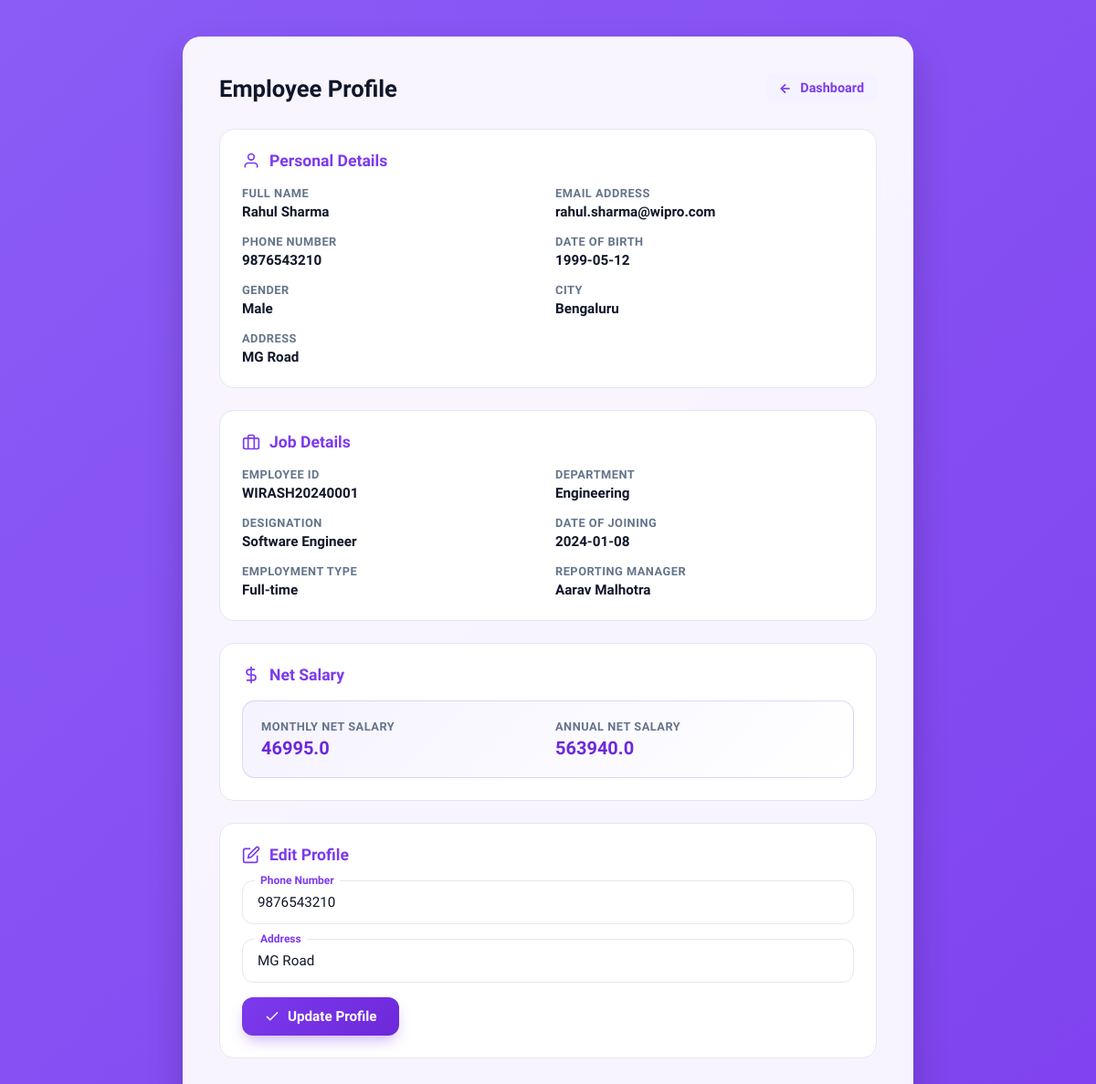
The page /profile/WIRASH20240001 on the database its author committed.
### app.py (models this page shows)
class User(db.Model):
    id = db.Column(db.Integer, primary_key=True)
    company_name = db.Column(db.String(100), nullable=False)
    employee_id = db.Column(db.String(50), nullable=False, unique=True)
    name = db.Column(db.String(100), nullable=False)
    email = db.Column(db.String(120), nullable=False, unique=True)
    phone = db.Column(db.String(20), nullable=False)
    role = db.Column(db.String(20), nullable=False)  # employee / hr
    password = db.Column(db.String(255), nullable=False)

class EmployeeProfile(db.Model):
    id = db.Column(db.Integer, primary_key=True)
    user_id = db.Column(
        db.Integer,
        db.ForeignKey("user.id"),
        nullable=False,
        unique=True
    )
    date_of_birth = db.Column(db.Date)
    gender = db.Column(db.String(20))
    address = db.Column(db.String(255))
    city = db.Column(db.String(100))
    department = db.Column(db.String(100))
    designation = db.Column(db.String(100))
    date_of_joining = db.Column(db.Date)
    employment_type = db.Column(db.String(50))
    reporting_manager = db.Column(db.String(100))
    profile_picture = db.Column(db.String(255))

class Salary(db.Model):
    id = db.Column(db.Integer, primary_key=True)
    user_id = db.Column(
        db.Integer,
        db.ForeignKey("user.id"),
        nullable=False,
        unique=True
    )
    cost_to_company_annual = db.Column(db.Float)
    cost_to_company_monthly = db.Column(db.Float)
    basic_annual = db.Column(db.Float)
    basic_monthly = db.Column(db.Float)
    hra_annual = db.Column(db.Float)
    hra_monthly = db.Column(db.Float)
    medical_annual = db.Column(db.Float)
    medical_monthly = db.Column(db.Float)
    special_allowance_annual = db.Column(db.Float)
    special_allowance_monthly = db.Column(db.Float)
    telephone_annual = db.Column(db.Float)
    telephone_monthly = db.Column(db.Float)
    conveyance_annual = db.Column(db.Float)
    conveyance_monthly = db.Column(db.Float)
    ex_gratia_annual = db.Column(db.Float)
    ex_gratia_monthly = db.Column(db.Float)
    pf_employer_annual = db.Column(db.Float)
    pf_employer_monthly = db.Column(db.Float)
    total_annual = db.Column(db.Float)
    total_monthly = db.Column(db.Float)
    pf_employee_annual = db.Column(db.Float)
    pf_employee_monthly = db.Column(db.Float)
    esi_annual = db.Column(db.Float)
    esi_monthly = db.Column(db.Float)
    labor_welfare_annual = db.Column(db.Float)
    labor_welfare_monthly = db.Column(db.Float)
    net_salary_annual = db.Column(db.Float)
    net_salary_monthly = db.Column(db.Float)
    user = db.relationship("User", backref="salary")

### app.py (the view)
@app.route("/profile/<emp_id>")
def profile(emp_id):
    user=User.query.filter_by(employee_id=emp_id).first()
    user_id = user.id
    emp_profile=EmployeeProfile.query.filter_by(user_id=user_id).first()
    salary=Salary.query.filter_by(user_id=user_id).first()
    return render_template("profile.html",emp_profile=emp_profile,user=user,salary=salary)

### templates/profile.html (shortened to what this page needs)
<!DOCTYPE html>
<html lang="en">
<head>
</head>
<body>
    <div class="container">
        <div class="top-bar">
            <h1 class="page-title">Employee Profile</h1>
            <a href="/user/{{ user.employee_id }}" class="back-link">
                <svg viewBox="0 0 24 24" fill="none" stroke="currentColor">
                    <line x1="19" y1="12" x2="5" y2="12"></line>
                    <polyline points="12 19 5 12 12 5"></polyline>
                </svg>
                Dashboard
            </a>
        </div>
        <div class="section-card">
            <div class="section-title">
                <svg viewBox="0 0 24 24" fill="none" stroke="currentColor">
                    <path d="M20 21v-2a4 4 0 0 0-4-4H8a4 4 0 0 0-4 4v2"></path>
                    <circle cx="12" cy="7" r="4"></circle>
                </svg>
                Personal Details
            </div>
            <div class="info-grid">
                <div class="info-item">
                    <span class="info-label">Full Name</span>
                    <span class="info-value">{{ user.name }}</span>
                </div>
                <div class="info-item">
                    <span class="info-label">Email Address</span>
                    <span class="info-value">{{ user.email }}</span>
                </div>
                <div class="info-item">
                    <span class="info-label">Phone Number</span>
                    <span class="info-value">{{ user.phone }}</span>
                </div>
                <div class="info-item">
                    <span class="info-label">Date of Birth</span>
                    <span class="info-value">{{ emp_profile.date_of_birth }}</span>
                </div>
                <div class="info-item">
                    <span class="info-label">Gender</span>
                    <span class="info-value">{{ emp_profile.gender }}</span>
                </div>
                <div class="info-item">
                    <span class="info-label">City</span>
                    <span class="info-value">{{ emp_profile.city }}</span>
                </div>
                <div class="info-item full-width">
                    <span class="info-label">Address</span>
                    <span class="info-value">{{ emp_profile.address }}</span>
                </div>
            </div>
        </div>
        <div class="section-card">
            <div class="section-title">
                <svg viewBox="0 0 24 24" fill="none" stroke="currentColor">
                    <rect x="2" y="7" width="20" height="14" rx="2" ry="2"></rect>
                    <path d="M16 21V5a2 2 0 0 0-2-2h-4a2 2 0 0 0-2 2v16"></path>
                </svg>
                Job Details
            </div>
            <div class="info-grid">
                <div class="info-item">
                    <span class="info-label">Employee ID</span>
                    <span class="info-value">{{ user.employee_id }}</span>
                </div>
                <div class="info-item">
                    <span class="info-label">Department</span>
                    <span class="info-value">{{ emp_profile.department }}</span>
                </div>
                <div class="info-item">
                    <span class="info-label">Designation</span>
                    <span class="info-value">{{ emp_profile.designation }}</span>
                </div>
                <div class="info-item">
                    <span class="info-label">Date of Joining</span>
                    <span class="info-value">{{ emp_profile.date_of_joining }}</span>
                </div>
                <div class="info-item">
                    <span class="info-label">Employment Type</span>
                    <span class="info-value">{{ emp_profile.employment_type }}</span>
                </div>
                <div class="info-item">
                    <span class="info-label">Reporting Manager</span>
                    <span class="info-value">{{ emp_profile.reporting_manager }}</span>
                </div>
            </div>
        </div>
        <div class="section-card">
            <div class="section-title">
                <svg viewBox="0 0 24 24" fill="none" stroke="currentColor">
                    <line x1="12" y1="1" x2="12" y2="23"></line>
                    <path d="M17 5H9.5a3.5 3.5 0 0 0 0 7h5a3.5 3.5 0 0 1 0 7H6"></path>
                </svg>
                Net Salary
            </div>
            <div class="salary-box">
                <div class="info-item">
                    <span class="info-label">Monthly Net Salary</span>
                    <span class="salary-amount">{{ salary.net_salary_monthly }}</span>
                </div>
                <div class="info-item">
                    <span class="info-label">Annual Net Salary</span>
                    <span class="salary-amount">{{ salary.net_salary_annual }}</span>
                </div>
            </div>
        </div>
        <div class="section-card">
            <div class="section-title">
                <svg viewBox="0 0 24 24" fill="none" stroke="currentColor">
                    <path d="M11 4H4a2 2 0 0 0-2 2v14a2 2 0 0 0 2 2h14a2 2 0 0 0 2-2v-7"></path>
                    <path d="M18.5 2.5a2.121 2.121 0 0 1 3 3L12 15l-4 1 1-4 9.5-9.5z"></path>
                </svg>
                Edit Profile
            </div>
            <form method="POST" action="/profile/edit/{{ user.employee_id }}" enctype="multipart/form-data">
                <div class="form-grid">
                    <div class="form-group full-width">
                        <input type="text" id="phone" name="phone" class="input-control" value="{{ user.phone }}" required>
                        <label for="phone">Phone Number</label>
                    </div>
                    <div class="form-group full-width">
                        <input type="text" id="address" name="address" class="input-control" value="{{ emp_profile.address }}" required>
                        <label for="address">Address</label>
                    </div>
                </div>
                <button type="submit" class="btn-submit">
                    <svg viewBox="0 0 24 24" width="18" height="18" fill="none" stroke="currentColor" stroke-width="2">
                        <polyline points="20 6 9 17 4 12"></polyline>
                    </svg>
                    Update Profile
                </button>
            </form>
        </div>
    </div>
</body>
</html>

### templates/profile.html (style rules this page uses)
:root { --primary: #7c3aed; --primary-hover: #6d28d9; --primary-light: #f5f3ff; --accent: #c084fc; --bg-gradient: linear-gradient(-45deg, #4c1d95, #6d28d9, #7c3aed, #8b5cf6); --card-bg: rgba(255, 255, 255, 0.94); --text-dark: #0f172a; --text-muted: #64748b; --border: #e2e8f0; --border-active: #7c3aed; --radius: 20px; --transition: all 0.3s cubic-bezier(0.4, 0, 0.2, 1); }
* { box-sizing: border-box; margin: 0; padding: 0; font-family: 'Plus Jakarta Sans', sans-serif; }
body { background: var(--bg-gradient); background-size: 400% 400%; animation: gradientBG 15s ease infinite; color: var(--text-dark); display: flex; justify-content: center; align-items: center; min-height: 100vh; padding: 40px 15px; }
.container { background: var(--card-bg); backdrop-filter: blur(20px); -webkit-backdrop-filter: blur(20px); padding: 40px; border-radius: var(--radius); box-shadow: 0 20px 40px rgba(0, 0, 0, 0.2), 0 0 0 1px rgba(255, 255, 255, 0.4) inset; width: 100%; max-width: 800px; animation: slideUp 0.6s cubic-bezier(0.16, 1, 0.3, 1) forwards; }
.top-bar { display: flex; justify-content: space-between; align-items: center; margin-bottom: 28px; }
.back-link { display: inline-flex; align-items: center; gap: 8px; color: var(--primary); text-decoration: none; font-weight: 600; font-size: 0.9rem; padding: 8px 14px; border-radius: 10px; background: var(--primary-light); transition: var(--transition); }
.back-link svg { width: 16px; height: 16px; stroke-width: 2.5; }
.page-title { font-size: 1.6rem; font-weight: 700; color: var(--text-dark); }
.section-card { background: #ffffff; border: 1.5px solid var(--border); border-radius: 16px; padding: 24px; margin-bottom: 24px; transition: var(--transition); }
.section-title { font-size: 1.1rem; font-weight: 700; color: var(--primary); margin-bottom: 18px; display: flex; align-items: center; gap: 10px; }
.section-title svg { width: 20px; height: 20px; stroke-width: 2; }
.info-grid { display: grid; grid-template-columns: repeat(2, 1fr); gap: 16px; }
.info-item { display: flex; flex-direction: column; gap: 4px; }
.info-label { font-size: 0.8rem; font-weight: 600; color: var(--text-muted); text-transform: uppercase; letter-spacing: 0.5px; }
.info-value { font-size: 0.95rem; font-weight: 600; color: var(--text-dark); }
.salary-box { background: linear-gradient(135deg, var(--primary-light), #ffffff); border: 1.5px solid rgba(124, 58, 237, 0.2); display: grid; grid-template-columns: repeat(2, 1fr); gap: 16px; padding: 20px; border-radius: 14px; }
.salary-amount { font-size: 1.25rem; font-weight: 700; color: var(--primary-hover); }
.form-grid { display: grid; grid-template-columns: repeat(2, 1fr); gap: 16px; }
.form-group { position: relative; text-align: left; }
.full-width { grid-column: span 2; }
.input-control { width: 100%; padding: 14px 16px; border: 1.5px solid var(--border); border-radius: 12px; font-size: 0.95rem; outline: none; transition: var(--transition); background: #ffffff; color: var(--text-dark); }
.form-group label { position: absolute; left: 14px; top: 0; transform: translateY(-50%); background: white; padding: 0 6px; color: var(--primary); font-size: 0.75rem; font-weight: 600; border-radius: 4px; }
.btn-submit { padding: 12px 24px; background: linear-gradient(135deg, var(--primary), var(--primary-hover)); color: white; border: none; border-radius: 12px; font-size: 0.95rem; font-weight: 600; cursor: pointer; transition: var(--transition); box-shadow: 0 8px 16px -4px rgba(124, 58, 237, 0.4); margin-top: 16px; display: inline-flex; align-items: center; gap: 8px; }

### rows shown on the page
User: name "Rahul Sharma", email "rahul.sharma@wipro.com", phone "9876543210", employee_id "WIRASH20240001"
EmployeeProfile: date_of_birth "1999-05-12", gender "Male", city "Bengaluru", address "MG Road", department "Engineering", designation "Software Engineer", date_of_joining "2024-01-08", employment_type "Full-time", reporting_manager "Aarav Malhotra"
Salary: net_salary_monthly "46995.0", net_salary_annual "563940.0"
